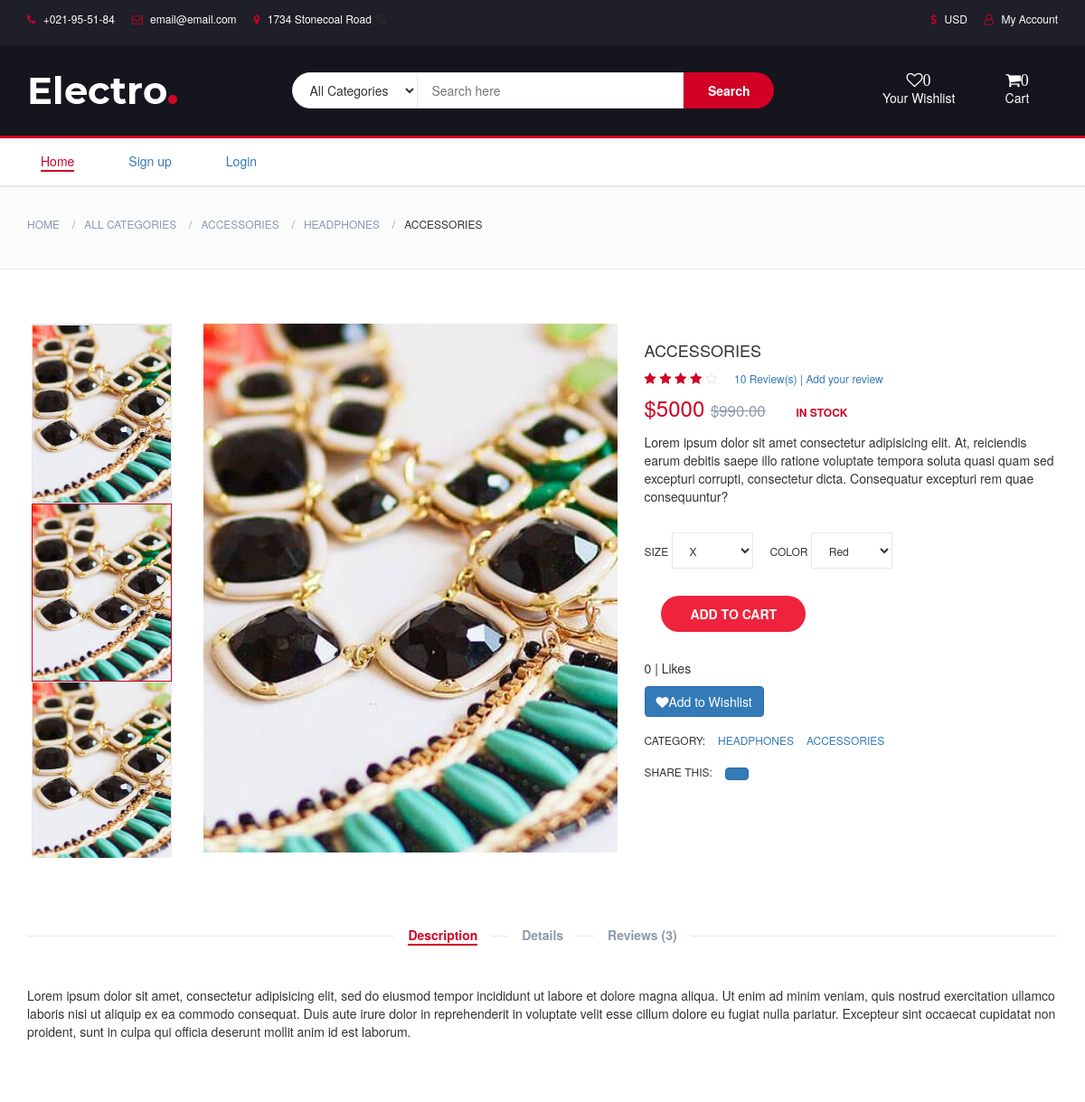
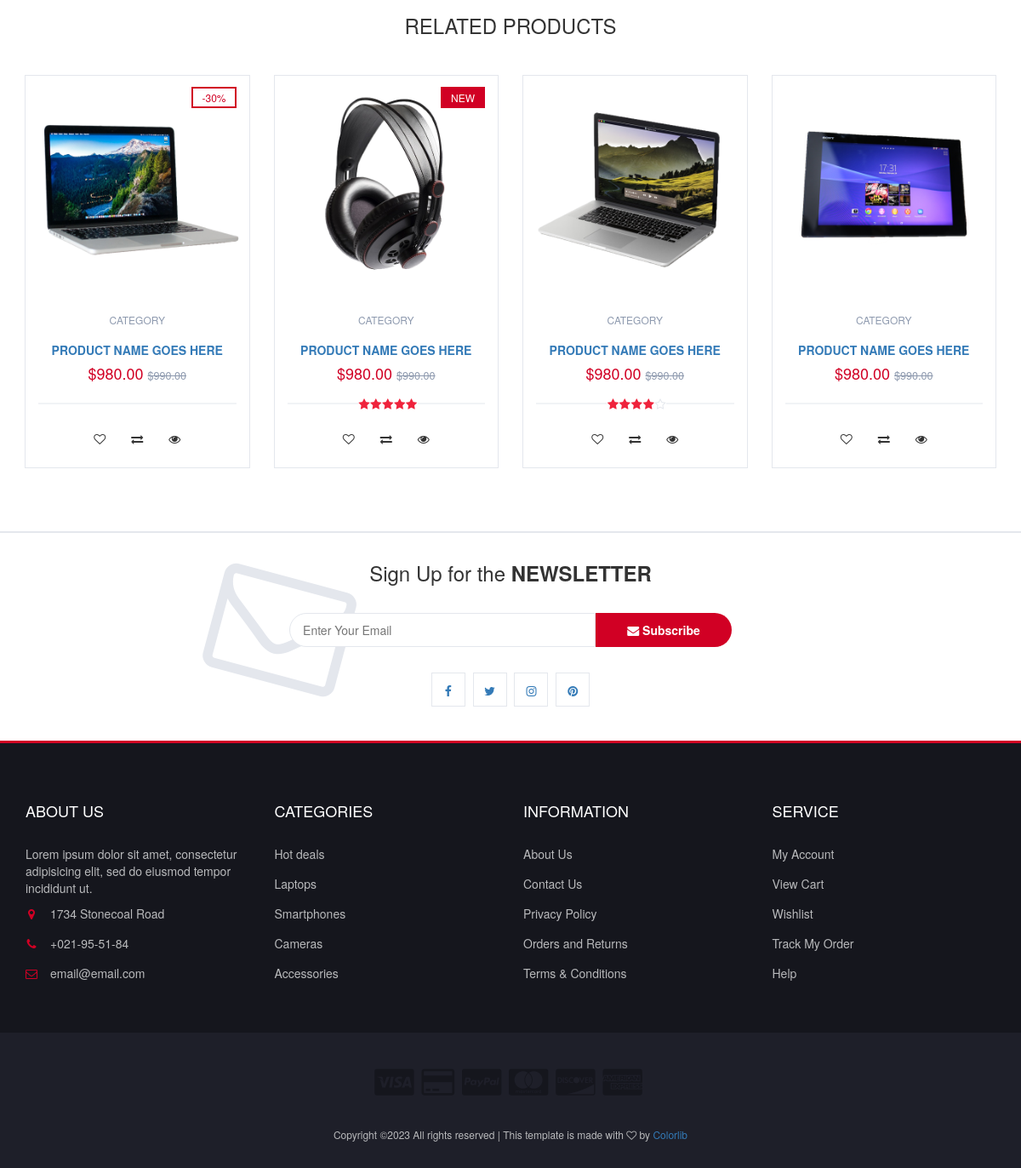
Screenshot of /web-project/two/4/ with the database file from the repository (2 pictures, top to bottom).
### frontend/models.py (models this page shows, shortened)
class Product(models.Model):
    name = models.CharField(max_length=50)
    image = models.FileField(upload_to="document")
    price = models.IntegerField()
    created_by = models.CharField(max_length=50)
    user = models.ForeignKey(User, on_delete=models.CASCADE)
    description = models.TextField()
    likes = models.ManyToManyField(User, related_name='likes', blank=True)
    favourite = models.ManyToManyField(User, related_name='favourite', blank=True)
    created_at = models.DateTimeField(auto_now_add=True)
    updated_at = models.DateTimeField(auto_now=True)
    def total_likes(self):
        return self.likes.count()
    class Meta():
        verbose_name_plural = 'Product'
    class Meta():
        ordering = ['-created_at',]

### frontend/views.py (the view)
# urls.py: path('two/<int:pst>/', views.two, name='two'),
def two(request, pst):
    race = Product.objects.get(pk=pst)
    is_liked = False
    is_favourite = False
    if race.likes.filter(id=request.user.id).exists():
        is_liked = True
    if race.favourite.filter(id=request.user.id).exists():
        is_favourite = True
    return render(request, 'frontend/two.html', {'race':race, 'is_liked':is_liked, 'total_likes':race.total_likes, 'is_favourite':is_favourite})

### templates/frontend/two.html (shortened to what this page needs)
	{% extends 'frontend/base.html' %}
	{% load static %}
{% block content %}
{% load social_share %}
		<div id="breadcrumb" class="section">
			<div class="container">
				<div class="row">
					<div class="col-md-12">
						<ul class="breadcrumb-tree">
							<li><a href="#">Home</a></li>
							<li><a href="#">All Categories</a></li>
							<li><a href="#">Accessories</a></li>
							<li><a href="#">Headphones</a></li>
							<li class="active">{{race.name}}</li>
						</ul>
					</div>
				</div>
			</div>
		</div>
		<div class="section">
			<div class="container">
				<div class="row">
					<div class="col-md-5 col-md-push-2">
						<div id="product-main-img">
							<div class="product-preview">
								<img src="{{race.image.url}}" alt="">
							</div>
						</div>
					</div>
					<div class="col-md-2  col-md-pull-5">
						<div id="product-imgs">
							<div class="product-preview">
								<img src="{{race.image.url}}" alt="">
							</div>
							<div class="product-preview">
								<img src="{{race.image.url}}" alt="">
							</div>
							<div class="product-preview">
							</div>
							<div class="product-preview">
								<img src="{{race.image.url}}" alt="">
							</div>
						</div>
					</div>
					<div class="col-md-5">
						<div class="product-details">
							<h2 class="product-name">{{race.name}}</h2>
							<div>
								<div class="product-rating">
									<i class="fa fa-star"></i>
									<i class="fa fa-star"></i>
									<i class="fa fa-star"></i>
									<i class="fa fa-star"></i>
									<i class="fa fa-star-o"></i>
								</div>
								<a class="review-link" href="#">10 Review(s) | Add your review</a>
							</div>
							<div>
								<h3 class="product-price">${{race.price}} <del class="product-old-price">$990.00</del></h3>
								<span class="product-available">In Stock</span>
							</div>
							<p>
								{{race.description}}
							</p>
							<div class="product-options">
								<label>
									Size
									<select class="input-select">
										<option value="0">X</option>
									</select>
								</label>
								<label>
									Color
									<select class="input-select">
										<option value="0">Red</option>
									</select>
								</label>
							</div>
							<div class="add-to-cart">
								<a href="{% url 'frontend:cart_add' race.id %}"><button class="add-to-cart-btn"> add to cart</button></a>
							</div>
							<p>
								{{ total_likes }} | Like{{ total_likes|pluralize }}
							</p>
							<ul class="product-btns">
								<div class="favourite-section">
									{% if  is_favourite %}
									<a href="{% url 'frontend:favourite_post' race.id  %}" class="btn btn-danger"><i class="fa fa-heart"></i>Delete Wishlist</a>
									{% else %}
									<a href="{% url 'frontend:favourite_post' race.id %}" class="btn btn-primary"><i class="fa fa-heart"></i>Add to Wishlist</a>
									{% endif %}
								</div>
							</ul>
							<ul class="product-links">
								<li>Category:</li>
								<li><a href="#">Headphones</a></li>
								<li><a href="#">Accessories</a></li>
							</ul>
							<ul class="product-links">
								<li>Share This:</li>
								<li><a href="" class="btn btn-primary">{% post_to_facebook object_or_url "Facebook" %}</a></li>
							</ul>
						</div>
					</div>
					<div class="col-md-12">
						<div id="product-tab">
							<ul class="tab-nav">
								<li class="active"><a data-toggle="tab" href="#tab1">Description</a></li>
								<li><a data-toggle="tab" href="#tab2">Details</a></li>
								<li><a data-toggle="tab" href="#tab3">Reviews (3)</a></li>
							</ul>
							<div class="tab-content">
								<div id="tab1" class="tab-pane fade in active">
									<div class="row">
										<div class="col-md-12">
											<p>Lorem ipsum dolor sit amet, consectetur adipisicing elit, sed do eiusmod tempor incididunt ut labore et dolore magna aliqua. Ut enim ad minim veniam, quis nostrud exercitation ullamco laboris nisi ut aliquip ex ea commodo consequat. Duis aute irure dolor in reprehenderit in voluptate velit esse cillum dolore eu fugiat nulla pariatur. Excepteur sint occaecat cupidatat non proident, sunt in culpa qui officia deserunt mollit anim id est laborum.</p>
										</div>
									</div>
								</div>
							</div>
						</div>
					</div>
				</div>
			</div>
		</div>
		<div class="section">
			<div class="container">
				<div class="row">
					<div class="col-md-12">
						<div class="section-title text-center">
							<h3 class="title">Related Products</h3>
						</div>
					</div>
					<div class="col-md-3 col-xs-6">
						<div class="product">
							<div class="product-img">
								<img src="./img/product01.png" alt="">
								<div class="product-label">
									<span class="sale">-30%</span>
								</div>
							</div>
							<div class="product-body">
								<p class="product-category">Category</p>
								<h3 class="product-name"><a href="#">product name goes here</a></h3>
								<h4 class="product-price">$980.00 <del class="product-old-price">$990.00</del></h4>
								<div class="product-rating">
								</div>
								<div class="product-btns">
									<button class="add-to-wishlist"><i class="fa fa-heart-o"></i><span class="tooltipp">add to wishlist</span></button>
									<button class="add-to-compare"><i class="fa fa-exchange"></i><span class="tooltipp">add to compare</span></button>
									<button class="quick-view"><i class="fa fa-eye"></i><span class="tooltipp">quick view</span></button>
								</div>
							</div>
							<div class="add-to-cart">
								<button class="add-to-cart-btn"> add to cart</button>
							</div>
						</div>
					</div>
					<div class="col-md-3 col-xs-6">
						<div class="product">
							<div class="product-img">
								<img src="./img/product02.png" alt="">
								<div class="product-label">
									<span class="new">NEW</span>
								</div>
							</div>
							<div class="product-body">
								<p class="product-category">Category</p>
								<h3 class="product-name"><a href="#">product name goes here</a></h3>
								<h4 class="product-price">$980.00 <del class="product-old-price">$990.00</del></h4>
								<div class="product-rating">
									<i class="fa fa-star"></i>
									<i class="fa fa-star"></i>
									<i class="fa fa-star"></i>
									<i class="fa fa-star"></i>
									<i class="fa fa-star"></i>
								</div>
								<div class="product-btns">
									<button class="add-to-wishlist"><i class="fa fa-heart-o"></i><span class="tooltipp">add to wishlist</span></button>
									<button class="add-to-compare"><i class="fa fa-exchange"></i><span class="tooltipp">add to compare</span></button>
									<button class="quick-view"><i class="fa fa-eye"></i><span class="tooltipp">quick view</span></button>
								</div>
							</div>
							<div class="add-to-cart">
								<button class="add-to-cart-btn"> add to cart</button>
							</div>
						</div>
					</div>
					<div class="col-md-3 col-xs-6">
						<div class="product">
							<div class="product-img">
								<img src="./img/product03.png" alt="">
							</div>
							<div class="product-body">
								<p class="product-category">Category</p>
								<h3 class="product-name"><a href="#">product name goes here</a></h3>
								<h4 class="product-price">$980.00 <del class="product-old-price">$990.00</del></h4>
								<div class="product-rating">
									<i class="fa fa-star"></i>
									<i class="fa fa-star"></i>
									<i class="fa fa-star"></i>
									<i class="fa fa-star"></i>
									<i class="fa fa-star-o"></i>
								</div>
								<div class="product-btns">
									<button class="add-to-wishlist"><i class="fa fa-heart-o"></i><span class="tooltipp">add to wishlist</span></button>
									<button class="add-to-compare"><i class="fa fa-exchange"></i><span class="tooltipp">add to compare</span></button>
									<button class="quick-view"><i class="fa fa-eye"></i><span class="tooltipp">quick view</span></button>
								</div>
							</div>
							<div class="add-to-cart">
								<button class="add-to-cart-btn"> add to cart</button>
							</div>
						</div>
					</div>
					<div class="col-md-3 col-xs-6">
						<div class="product">
							<div class="product-img">
								<img src="./img/product04.png" alt="">
							</div>
							<div class="product-body">
								<p class="product-category">Category</p>
								<h3 class="product-name"><a href="#">product name goes here</a></h3>
								<h4 class="product-price">$980.00 <del class="product-old-price">$990.00</del></h4>
								<div class="product-rating">
								</div>
								<div class="product-btns">
									<button class="add-to-wishlist"><i class="fa fa-heart-o"></i><span class="tooltipp">add to wishlist</span></button>
									<button class="add-to-compare"><i class="fa fa-exchange"></i><span class="tooltipp">add to compare</span></button>
									<button class="quick-view"><i class="fa fa-eye"></i><span class="tooltipp">quick view</span></button>
								</div>
							</div>
							<div class="add-to-cart">
								<button class="add-to-cart-btn"> add to cart</button>
							</div>
						</div>
					</div>
				</div>
			</div>
		</div>
		{% endblock %}

### rows the page displays
Product: name "ACCESSORIES", image (picture), price "5000", description "Lorem ipsum dolor sit amet consectetur adipisicing elit. At, reiciendis earum debitis saepe illo ratione voluptate tempora soluta quasi quam sed excepturi corrupti, consectetur dicta. Consequatur excepturi rem quae consequuntur?", id "0"

### other values shown
{{ favourite_post|length }} "0"
{{ request.session.cart|length }} "0"
